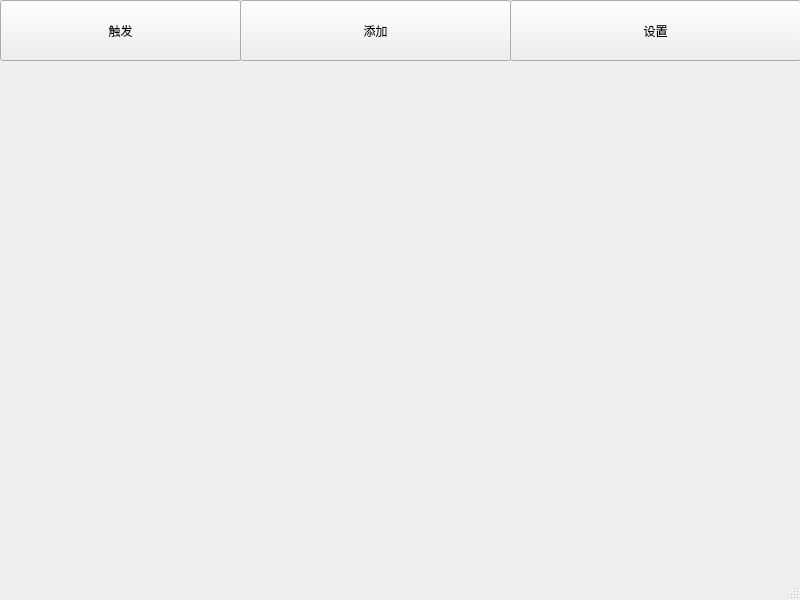
<?xml version="1.0" encoding="UTF-8"?>
<ui version="4.0">
 <class>MainWindow</class>
 <widget class="QMainWindow" name="MainWindow">
  <property name="geometry">
   <rect>
    <x>0</x>
    <y>0</y>
    <width>800</width>
    <height>600</height>
   </rect>
  </property>
  <property name="windowTitle">
   <string>MainWindow</string>
  </property>
  <widget class="QWidget" name="centralwidget">
   <widget class="QPushButton" name="triggerBtn">
    <property name="geometry">
     <rect>
      <x>0</x>
      <y>0</y>
      <width>241</width>
      <height>61</height>
     </rect>
    </property>
    <property name="text">
     <string>触发</string>
    </property>
   </widget>
   <widget class="QPushButton" name="addBtn">
    <property name="geometry">
     <rect>
      <x>240</x>
      <y>0</y>
      <width>271</width>
      <height>61</height>
     </rect>
    </property>
    <property name="text">
     <string>添加</string>
    </property>
   </widget>
   <widget class="QPushButton" name="setBtn">
    <property name="geometry">
     <rect>
      <x>510</x>
      <y>0</y>
      <width>291</width>
      <height>61</height>
     </rect>
    </property>
    <property name="text">
     <string>设置</string>
    </property>
   </widget>
   <widget class="QStackedWidget" name="stackedWidget">
    <property name="geometry">
     <rect>
      <x>19</x>
      <y>69</y>
      <width>771</width>
      <height>491</height>
     </rect>
    </property>
    <widget class="QWidget" name="page"/>
    <widget class="QWidget" name="page_3"/>
    <widget class="QWidget" name="page_2"/>
   </widget>
  </widget>
  <widget class="QMenuBar" name="menubar">
   <property name="geometry">
    <rect>
     <x>0</x>
     <y>0</y>
     <width>800</width>
     <height>21</height>
    </rect>
   </property>
  </widget>
  <widget class="QStatusBar" name="statusbar"/>
 </widget>
 <resources/>
 <connections/>
</ui>
